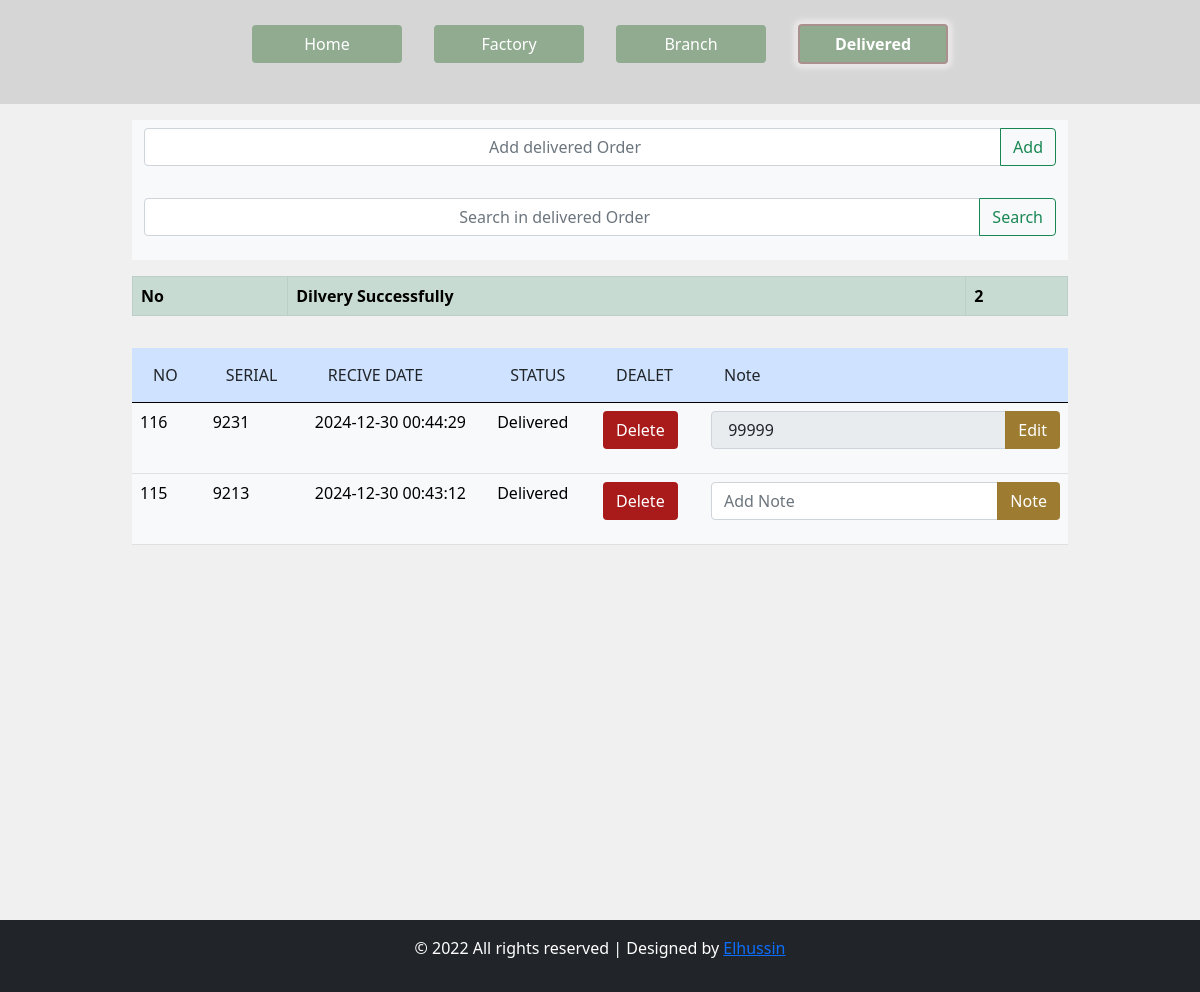
The app's page /delivered.php with its own data.
### tables this page shows
CREATE TABLE `shop` (
  `ID` int(20) NOT NULL,
  `NUMBER` int(20) NOT NULL,
  `SEND_DATA` datetime NOT NULL DEFAULT current_timestamp(),
  `RECIVE_DATE` datetime NOT NULL,
  `DONE_DATE` datetime DEFAULT NULL,
  `NOTE` varchar(255) NOT NULL,
  `STATA` varchar(25) NOT NULL
);

### functian.php (the view, shortened to what this page needs)
<?php
 function viewIteam($results, $date) {
     $rows = $results->fetchAll(PDO::FETCH_ASSOC);
     if ($rows && count($rows) > 0) {
         foreach ($rows as $row) {
             echo '<tr class="table-light">
                     <td>' . $row["ID"] . '</td>
                     <td>' . $row["NUMBER"] . '</td>
                     <td>' . $row[$date] . '</td>
                     <td class="table-wrning">' . $row["STATA"] . '</td>
                     <td>
                         <form>
                             <button name="delet" class="btn btn-error" value="' . $row["ID"] . '">Delete</button>
                         </form>
                     </td>
                     <td>';
             if ($row["NOTE"] != null) {
                 echo '<form>
                         <div class="input-group">
                             <input class="form-control" type="text" value="' . $row["NOTE"] . '" readonly >
                             <button name="add" class="btn btn-wern" value="' . $row["ID"] . '">Edit</button>
                         </div>
                       </form>';
             } else {
                 echo '<form>
                         <div class="input-group">
                             <input class="form-control" type="text"  name="note"  placeholder="Add Note" >
                             <button name="add" class="btn btn-wern" value="' . $row["ID"] . '">Note</button>
                         </div>
                       </form>';
             }
             echo '</td></tr>';
         }
     } else {
         echo '<div class="alert alert-warning" role="alert">Not Found</div>';
     }
     echo '</table>';
 }

### nav.php (style rules this page uses)
body { background-color: #f0f0f0; height: 100%; }
.btn-error { background: rgb(169 27 27); color: white; }
.btn-wern { background: rgb(149 113 30 / 91%); color: white; }

### records on screen
shop: ID "116", NUMBER "9231", DONE_DATE "2024-12-30 00:44:29", STATA "Delivered", NOTE "99999"
shop: ID "115", NUMBER "9213", DONE_DATE "2024-12-30 00:43:12", STATA "Delivered"

### other values on screen
$count "2"
